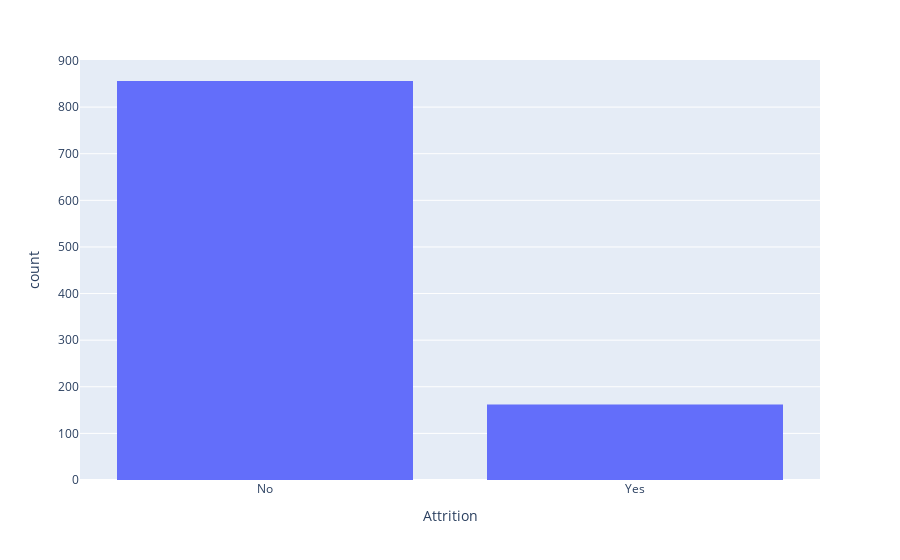

Here is the notebook cell this chart was saved with:
### Code cell
fig = px.histogram(attrition, x="Attrition")
fig.show()

### Figure 1 — Plotly figure (JSON) as saved in the notebook; plotly's stock layout.template omitted (floating-point values rounded to 4 significant figures; data arrays with more than 128 entries replaced by an {"elided": "..."} marker saying what was removed)
{"data": [{"alignmentgroup": "True", "bingroup": "x", "hovertemplate": "Attrition=%{x}<br>count=%{y}<extra></extra>", "legendgroup": "", "marker": {"color": "#636efa"}, "name": "", "offsetgroup": "", "orientation": "v", "showlegend": false, "type": "histogram", "x": {"elided": "1018 str values"}, "xaxis": "x", "yaxis": "y"}], "layout": {"barmode": "relative", "legend": {"tracegroupgap": 0}, "margin": {"t": 60}, "xaxis": {"anchor": "y", "domain": [0, 1], "title": {"text": "Attrition"}}, "yaxis": {"anchor": "x", "domain": [0, 1], "title": {"text": "count"}}}}
